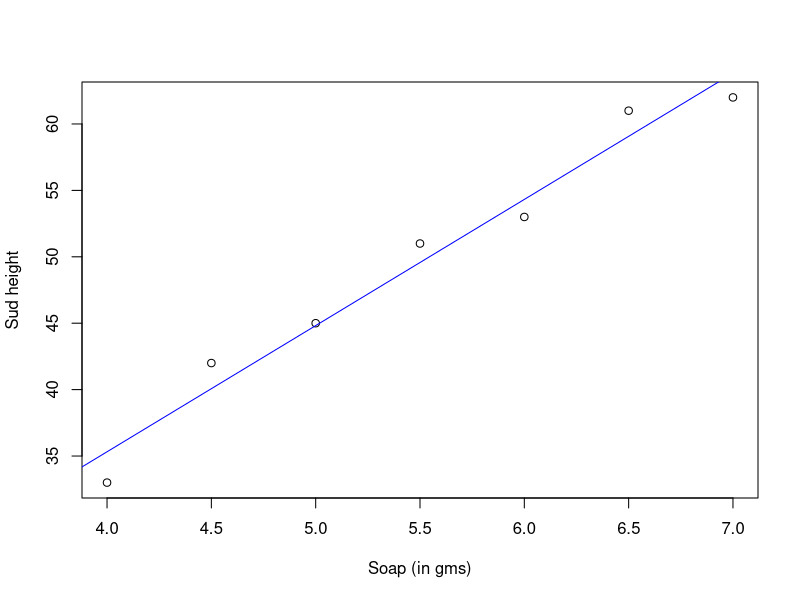

This chart was generated by the following R code: (Note: this script raises an error after producing the figure.)
## Pre-clas
soap_sud<-read.csv("dat.csv")
sud_model<-lm(suds~soap, data=soap_sud)
summary(sud_model)
plot(suds~soap, xlab="Soap (in gms)", data= soap_sud, ylab="Sud height")
abline(sud_model,col="blue")
anova(sud_model)

## In-class Session
## Multiple Linear Regression
m3_house <- lm(price ~ lotsize+ bedrooms+ prefarea + stories, data=house)
summary(m3_house)



library(car)
qqPlot(m3_house)


crPlots(m3_house)

ncvTest(m3_house)

influencePlot(m3_house)

vif(m3_house)
